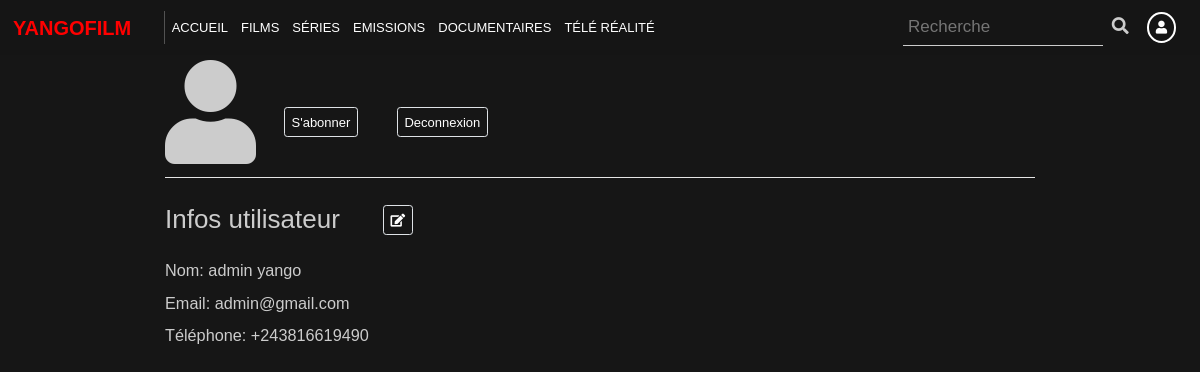
Screenshot of /accounts/profile/1 (signed in) with the database file from the repository.
### accounts/models.py (models this page shows, shortened)
class User(AbstractUser):
    username = None
    email = models.EmailField(_('email adress'), unique=True)
    phone = models.CharField(_('phone'), max_length=20, unique=True)
    first_name = models.CharField(_('first_name'), max_length=50)
    last_name = models.CharField(_('last_name'), max_length=50)
    USERNAME_FIELD  = 'email'
    REQUIRED_FIELDS = ['phone']
    objects = CustomUserManager()

### accounts/views.py (the view)
# urls.py: path('profile/<int:pk>', Profile, name='profile'),
@login_required
def Profile(request, pk):
    user = get_object_or_404(User, pk=pk)
    aside = Post.objects.all().order_by('?')[:10]
    genres = Genre.objects.all()
    pubs = Pub.objects.all()
    context = {
        'user': user,
        'genres': genres,
        'aside': aside,
        'pubs': pubs
        }
    return render(request, 'accounts/profile.html', context)

### templates/accounts/profile.html (shortened to what this page needs)
{% extends 'base.html' %}
{% load static %}
{% block content %}
    <main id="films" class="row justify-content-center w-100 mx-auto">
        <div class="col-md-9 p-0">
            <div class="container">
                <div class="row">
                    <div class="col-auto">
                        <i class="fa fa-user fa-8x"></i>
                    </div>
                    <div class="col-auto mt-5">
                        <div class="row">
                            <div class="col-auto mr-md-3 p-3">
                                <a href="#" class="border rounded p-2">S'abonner</a>
                            </div>
                            <div class="col-auto p-3">
                                <a href="{% url 'logout' %}" class="border rounded p-2">Deconnexion</a>
                            </div>
                        </div>
                    </div>
                </div>
                <hr class="bg-white">
                <div class="row pt-3">
                    <div class="col-auto mr-3">
                        <h2>Infos utilisateur</h2>
                    </div>
                    <div class="col-auto mt-2">
                        <a href="{% url 'update_profile' user.pk %}" class="border rounded p-2">
                            <i class="fa fa-edit"></i>
                        </a>
                    </div>
                </div>
                <div class="user_infos mt-4">
                    <h5 class="mb-3">Nom: {{user.last_name}} {{user.first_name}}</h5>
                    <h5 class="mb-3">Email: {{user.email}}</h5>
                    <h5 class="mb-3">Téléphone: {{user.phone}}</h5>
                </div>
            </div>
        </div>
    {% endblock %}

### templates/base.html (shortened to what this page needs)
{% load static %}
<!DOCTYPE html>
<html lang="en">
    <head>
        {% include 'includes/head.html' %}
    </head>
    {% include 'includes/navbar.html' %}
    {% block content %}{% endblock %}
</body>
</html>

### templates/includes/head.html (shortened to what this page needs)
{% load static %}
<link rel="stylesheet" type="text/css" href="{% static 'css/bootstrap.mini.css' %}">
<link rel="stylesheet" type="text/css" href="{% static 'css/fontawesome/css/all.min.css' %}">
<link rel="stylesheet" type="text/css" href="{% static 'css/boxicons/css/boxicons.min.css' %}">
<link rel="stylesheet" type="text/css" href="{% static 'css/inc.css' %}">

### templates/includes/navbar.html (shortened to what this page needs)
<header class="header p-0 px-md-3">
    <nav class="navbar navbar-expand-lg p-0 m-0 h-100">
        <a href="{% url 'home' %}" class="navbar-brand mr-3">Yangofilm</a>
        <div id="menu" class="collapse navbar-collapse">
            <ul class="navbar-nav">
                <li class="nav-item"><a href="{% url 'home' %}" class="nav-link {% if request.resolver_match.url_name == 'home' %}active{% endif %}">Accueil</a></li>
                <li class="nav-item"><a href="{% url 'films' %}" class="nav-link {% if request.resolver_match.url_name == 'films' %}active{% endif %}">Films</a></li>
                <li class="nav-item"><a href="{% url 'series' %}" class="nav-link {% if request.resolver_match.url_name == 'series' %}active{% endif %}">Séries</a></li>
                <li class="nav-item"><a href="{% url 'emissions' %}" class="nav-link {% if request.resolver_match.url_name == 'emissions' %}active{% endif %}">Emissions</a></li>
                <li class="nav-item"><a href="{% url 'documentaires' %}" class="nav-link {% if request.resolver_match.url_name == 'documentaires' %}active{% endif %}">Documentaires</a></li>
                <li class="nav-item"><a href="{% url 'tele_realites' %}" class="nav-link {% if request.resolver_match.url_name == 'tele_realites' %}active{% endif %}">Télé réalité</a></li>
            </ul>
        </div>
        <div class="ml-auto">
            <div class="row justify-content-end align-items-center">
                <div class="col-auto p-0">
                    <form action="{% url 'search' %}" method="get" class="d-none d-md-block">
                        <input type="search" class="d-none d-md-inline" value="{{search}}" name="search" id="search" placeholder="Recherche">
                        <button type="submit" id="search-btn"><i class="fa fa-search"></i></button>
                    </form>
                </div>
                <div class="col-auto px-3">
                    {% if user.is_authenticated %}
                    <div class="text-center mr-2">
                        <span class="d-block mr-2">
                            <a href="{% url 'profile' user.pk %}"><i class="fa fa-user"></i></a>
                        </span>
                    </div>
                    {% else %}
                    <p class="mb-0"><a href="{% url 'login' %}">Connexion</a></p>
                    {% endif %}
                </div>
            </div>
        </div>
    </nav>
</header>

### static/css/inc.css (style rules this page uses)
* { margin: 0px; padding: 0px; box-sizing: border-box; font-family: Verdana, Geneva, Tahoma, sans-serif; font-size: 13px; transition: all 0.5s; }
html, body { height: 100%; }
header { position: fixed; width: 100%; height: 55px; padding: 0px 30px; text-transform: uppercase; background-color: rgba(22, 22, 22, 0.9); z-index: 99; }
a { color: #fff; text-decoration: none !important; }
header .navbar-brand { color: red; font-weight: 800; font-size: 20px; }
header .navbar-nav { border-left: 1px solid rgb(82, 82, 82); margin-left: 20px; }
header .fa-bars, header .fa-search { font-size: 17px; }
header form input { width: 200px; background: transparent; outline: none; border: none; color: #ccc; border-bottom: 1px solid #ccc; padding: 5px; font-size: 17px; }
header form button { background: transparent; outline: none; border: none; color: #ccc; padding: 5px; }
header .fa-user { padding: 7px; border-radius: 50%; border: 2px solid #fff; color: #fff; }
#films, #series, #recherche, #video-single, #genre { padding-top: 60px; }

### rows the page displays
User: last_name "admin", first_name "yango", email "admin@gmail.com", phone "+243816619490"
